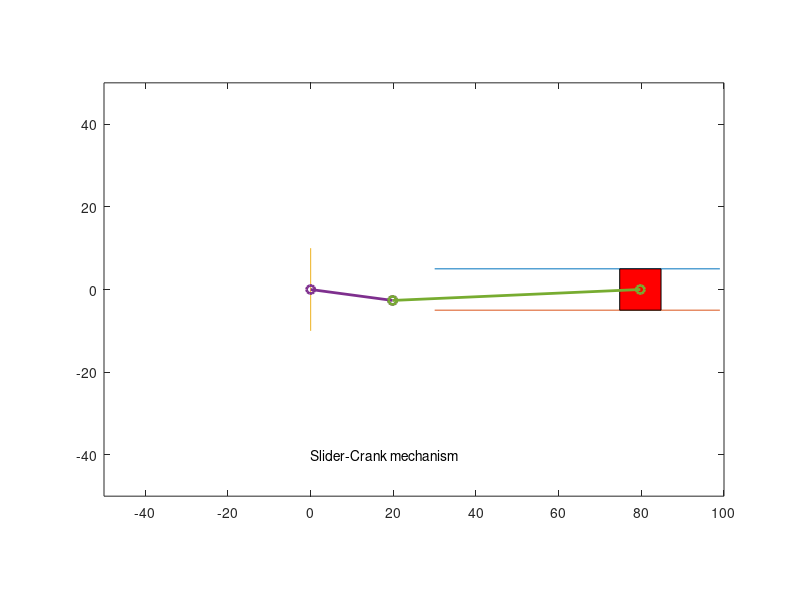

The MATLAB script that drew this image:
L2=20;
L3=60;
for theta=0:0.2:8*pi
    plot([30 99],[5 5]);
    hold on;
    plot([30 99],[-5 -5]);
    plot([0 0],[-10,10]);
   
    %plotting the crank
    plot([0 L2*cos(theta)],[0 L2*sin(theta)],'o-','linewidth',2);
    
    x=L2*cos(theta)+sqrt(L3^2 -(L2*sin(theta))^2);
    %plotting the slider
    rectangle('Position',[x-5,-5,10,10],'FaceColor','r');
    
    %plotting the connecting link
    plot([L2*cos(theta) x],[L2*sin(theta) 0],'o-','linewidth',2);
  
    text(0,-40,'Slider-Crank mechanism');
    hold off;
   
    axis(gca, 'equal');
    axis([-50 100 -50 50]);
 pause(0.1)
end